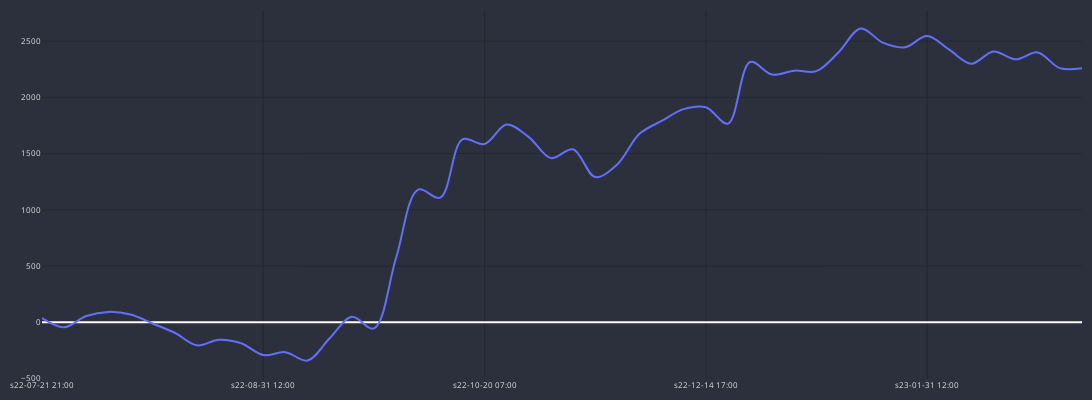

This figure's notebook cell:
### Code cell
cp = CandlePlot(df_gains, candles=False)
cp.show_plot(line_traces=['GAIN_C'])
